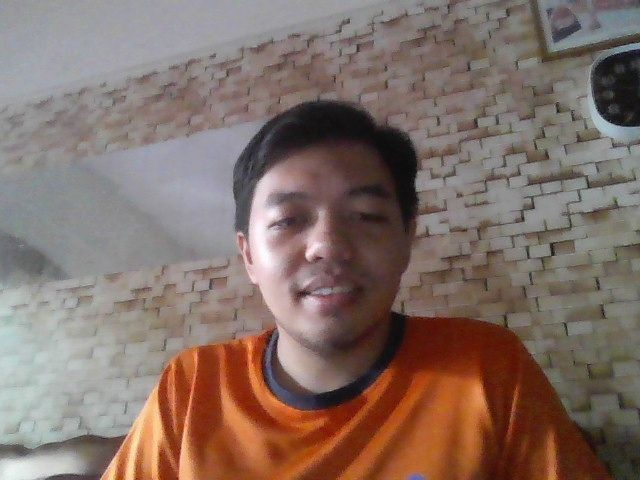
#> input picture Assignment/photo1.jpg, 640 x 480 px
$ jupyter execute FaceEdge_CannySobel.ipynb   (shell and % lines are left out)   (older library calls are emulated)
#> lines starting #> are read from the running program, lines starting #| are printed output that depends on the picture; after the words box and inside, x2 and y2 are one past the last pixel; in counts of white or black regions, pixels touching at a corner belong together
[cell 1]
# import dependencies
from IPython.display import display, Javascript, Image
from google.colab.output import eval_js
from base64 import b64decode, b64encode
import cv2
import numpy as np
import matplotlib.pyplot as plt
import PIL
import io
import html
import time

[cell 2]
from google.colab import drive
drive.mount('/content/drive')

[cell 3]
%cd /content/drive/MyDrive/DLCV_workshop/Assessment

[cell 4]
# initialize the Haar Cascade face detection model
face_cascade = cv2.CascadeClassifier(cv2.samples.findFile(cv2.data.haarcascades + 'haarcascade_frontalface_default.xml'))

[cell 5]
def displayImage(image):
    if len(image.shape)==3:
        color_coverted = cv2.cvtColor(image, cv2.COLOR_BGR2RGB)
        plt.figure(figsize = (20,8))
        plt.imshow(color_coverted)
        plt.show()

    else:
        plt.figure(figsize = (20,8))
        plt.imshow(image, cmap="gray")
        plt.show()

[cell 6]
img = cv2.imread("photo1.jpg", cv2.IMREAD_COLOR)
#> img is the input picture: shape (480, 640, 3); mean B, G, R 103.3, 111.2, 130.5
imgGray = cv2.cvtColor(img, cv2.COLOR_RGB2GRAY)
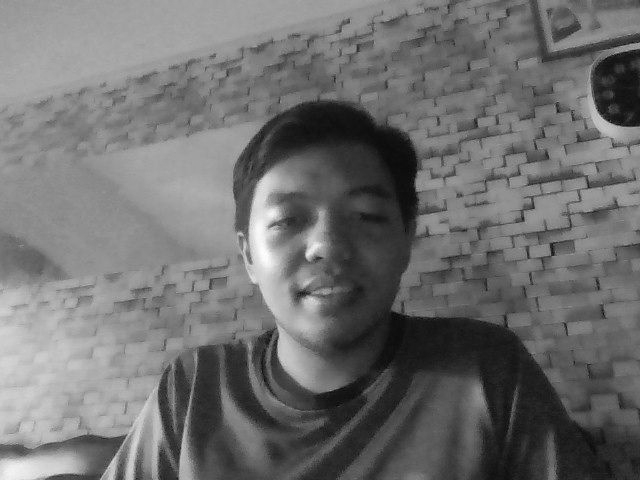
#> imgGray: shape (480, 640); min 3, max 255, mean 111.1
print(img.shape)
#| (480, 640, 3)

# get face bounding box coordinates using Haar Cascade
faces = face_cascade.detectMultiScale(imgGray)
#> faces = [[231, 148, 189, 189]]

# draw face bounding box on image
for (x,y,w,h) in faces:
      #img = cv2.rectangle(img,(x,y),(x+w,y+h),(255,0,0),2)
      x1 = x
      y1 = y
      x2 = x+w
      y2 = y+h
#> this loop made 1 pass
#> (x, y, w, h, x1, y1, x2, y2) on pass 1: (231, 148, 189, 189, 231, 148, 420, 337)
      #print("Point 1 = (", x1, ",", y1, ")")
      #print("Point 2 = (", x2, ",", y2, ")")

print("Point 1 = (", x1, ",", y1, ")")
#| Point 1 = ( 231 , 148 )
print("Point 2 = (", x2, ",", y2, ")")
#| Point 2 = ( 420 , 337 )
displayImage(imgGray)

[cell 7]
imgBlur = cv2.GaussianBlur(imgGray,(9,9),5)

imgCanny = cv2.Canny(imgBlur,2,20)
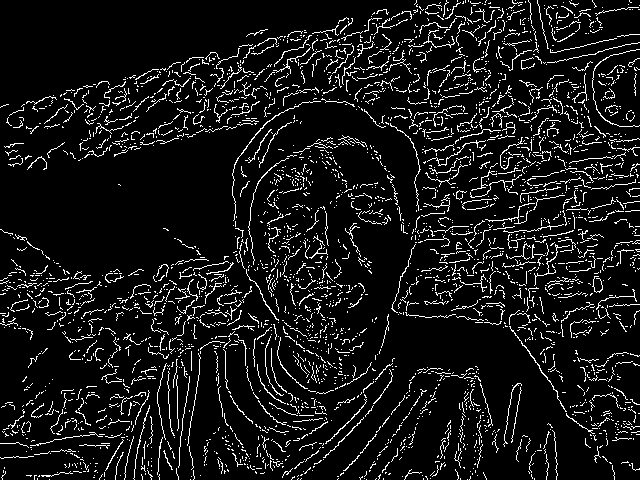
#> imgCanny: shape (480, 640); 8.7% white in thin lines or dots
displayImage(imgCanny)
print(imgCanny.shape)
#| (480, 640)

sobelx = cv2.Sobel(imgBlur, cv2.CV_8U,1,0,ksize=3)
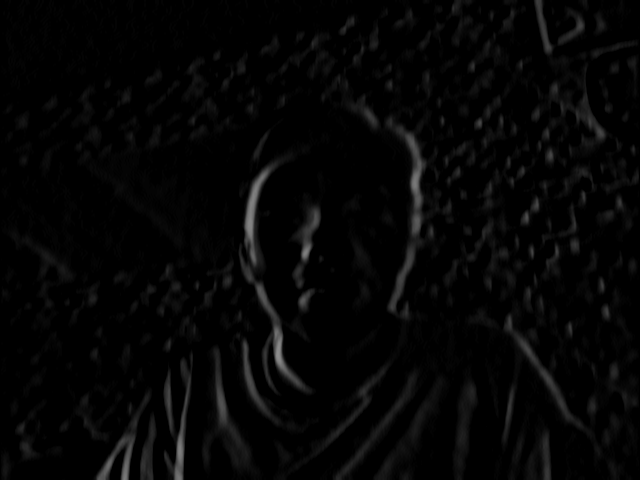
#> sobelx: shape (480, 640); min 0, max 140, mean 5.4
sobely = cv2.Sobel(imgBlur, cv2.CV_8U,0,1,ksize=3)
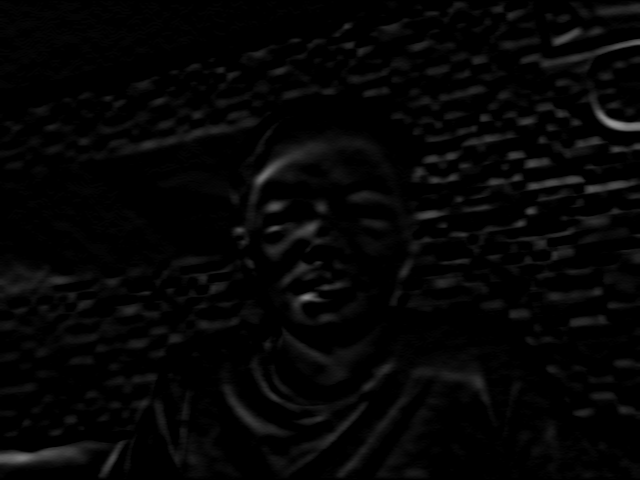
#> sobely: shape (480, 640); min 0, max 148, mean 5.5
imgSobel = sobelx + sobely
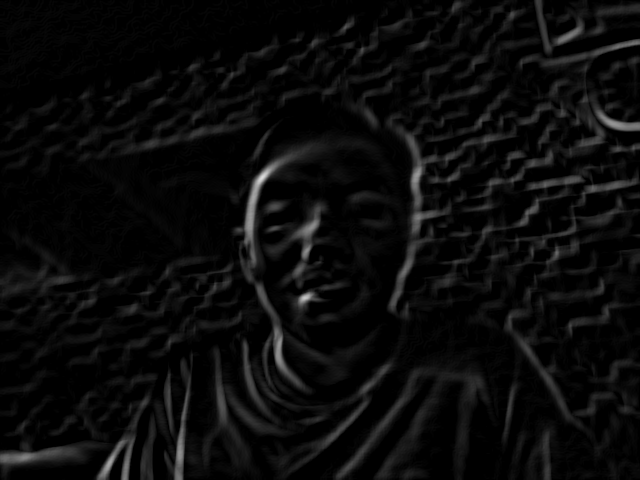
#> imgSobel: shape (480, 640); min 0, max 220, mean 10.8
displayImage(imgSobel)
print(imgSobel.shape)
#| (480, 640)

[cell 8]
mask = np.zeros((imgGray.shape), dtype=np.uint8)
px = int(x1+((x2-x1)/2))
#> px = 325
py = int(y1+((y2-y1)/2))
#> py = 242
rad = int((y2-y1)/2)+20
#> rad = 114
mask = cv2.circle(mask,(px,py),rad,(255,255,255),-1)
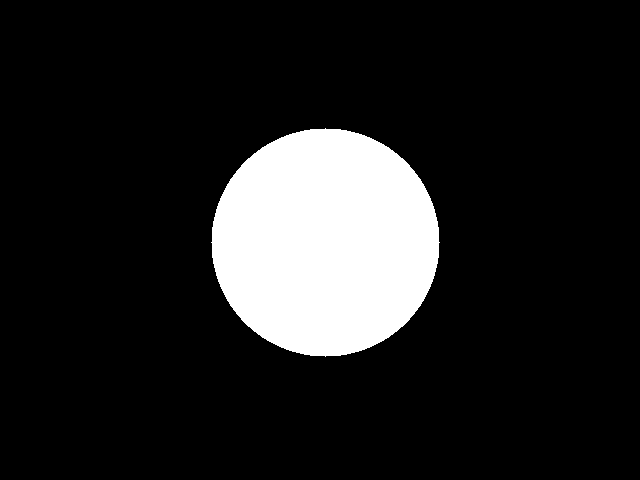
#> mask: shape (480, 640); 13.3% white; 1 white region, box (x1, y1, x2, y2) and area: (211, 128, 440, 357) 40793
displayImage(mask)
mask.shape

$ run again, with Assignment/photo2.jpg copied over Assignment/photo1.jpg
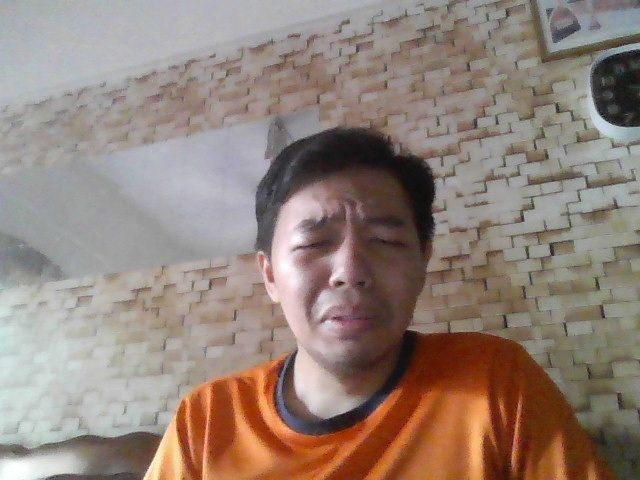
#> input picture Assignment/photo2.jpg, 640 x 480 px
#> img is the input picture: shape (480, 640, 3); mean B, G, R 121, 130, 146.8
#| (480, 640, 3)
#> faces = [[257, 171, 187, 187]]
#> the loop `for (x,y,w,h) in faces:` made 1 pass
#> (x, y, w, h, x1, y1, x2, y2) on pass 1: (257, 171, 187, 187, 257, 171, 444, 358)
#| Point 1 = ( 257 , 171 )
#| Point 2 = ( 444 , 358 )
#> `imgCanny = cv2.Canny(imgBlur,2,20)`:
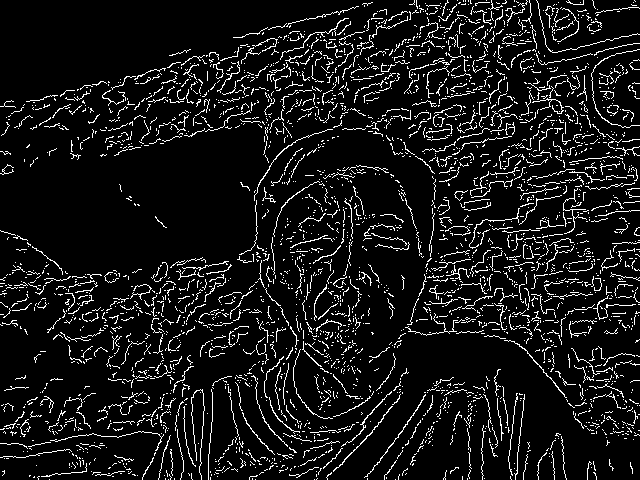
#> imgCanny: shape (480, 640); 8.8% white in thin lines or dots
#| (480, 640)
#| (480, 640)
#> px = 350
#> py = 264
#> rad = 113
#> `mask = cv2.circle(mask,(px,py),rad,(255,255,255),-1)`:
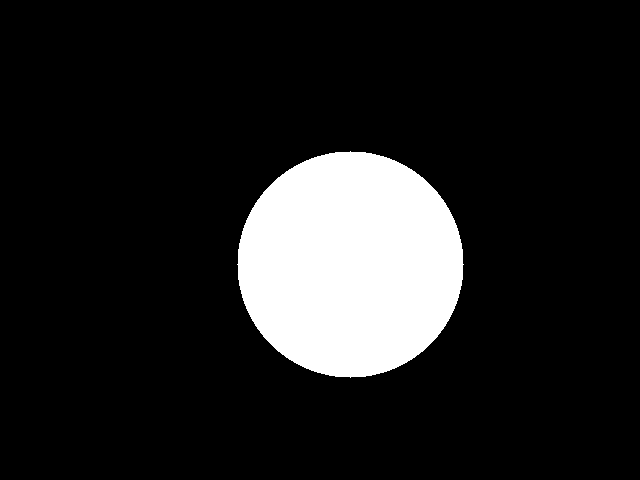
#> mask: shape (480, 640); 13% white; 1 white region, box (x1, y1, x2, y2) and area: (237, 151, 464, 378) 40089
